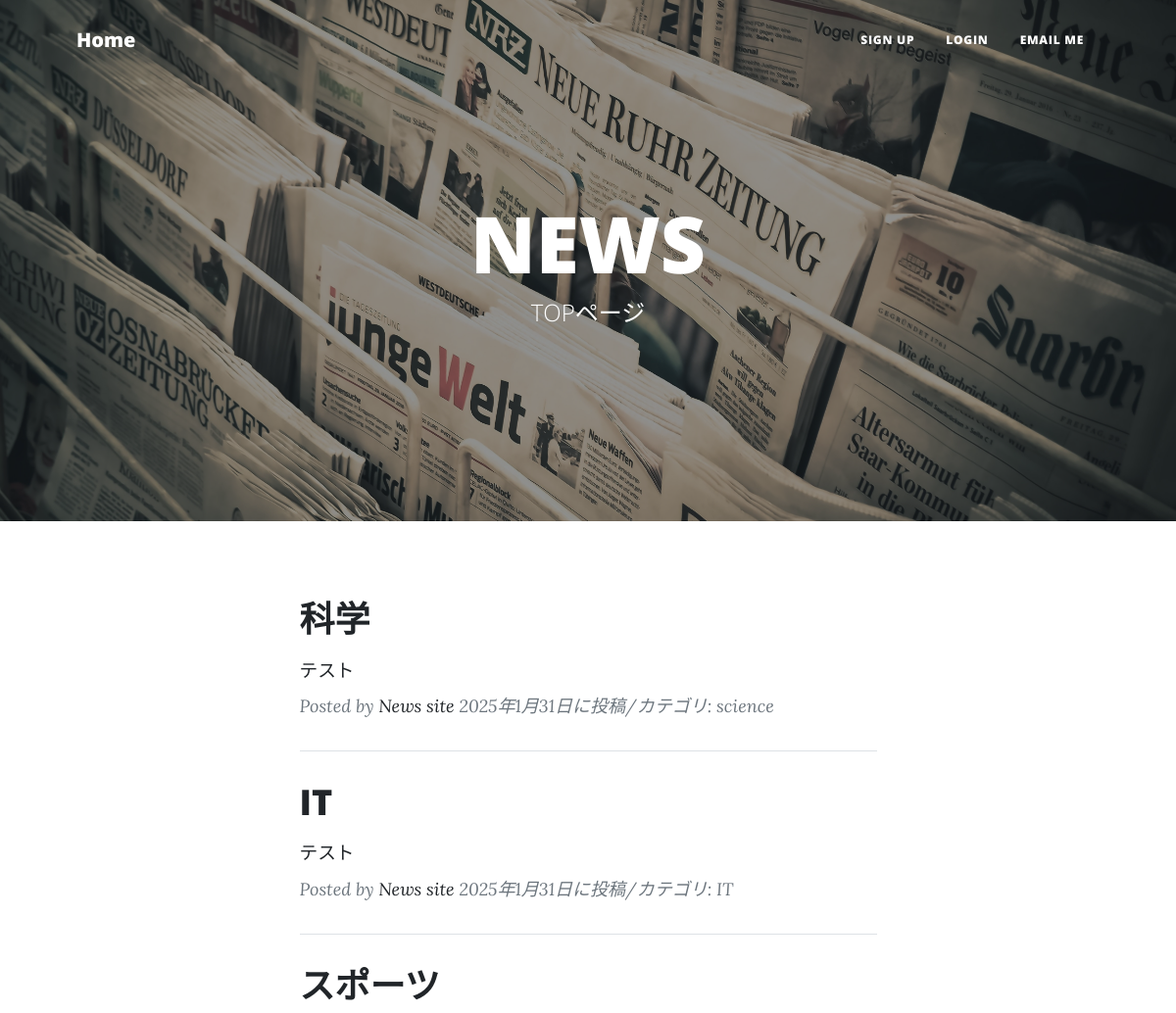
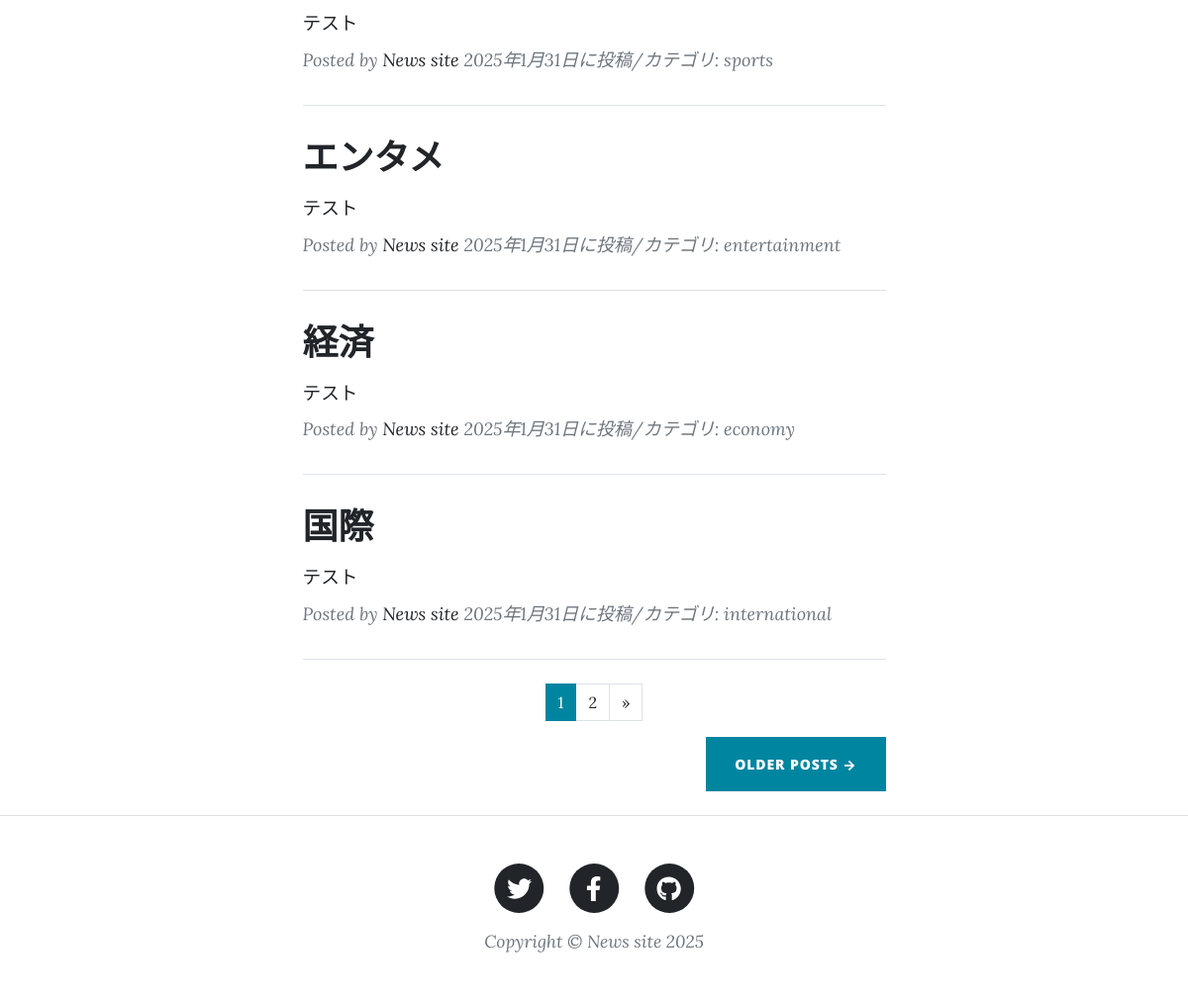
The page / on the database its author committed (2 pictures, top to bottom).
### taskapp/models.py (models this page shows, shortened)
class TaskPost(models.Model):
    CATEGORY = (('science','科学'),
                ('IT','IT'),
                ('sports','スポーツ'),
                ('entertainment','エンタメ'),
                ('economy','経済'),
                ('international','国際'),
                ('domestic','国内'),
            )
    title = models.CharField(
        verbose_name='タイトル',
        max_length=200
    )
    content = models.TextField(
        verbose_name='本文'
    )
    posted_at = models.DateField(
        verbose_name='投稿日時',
        auto_now_add=True
    )
    category = models.CharField(
        verbose_name='カテゴリ',
        max_length=50,
        choices=CATEGORY
    )

### taskapp/views.py (the view)
# urls.py: path('',views.IndexView.as_view(), name='index'),
class IndexView(ListView):
    template_name = 'index.html'
    context_object_name= 'orderby_records'
    queryset = TaskPost.objects.order_by('-posted_at')
    paginate_by = 6

### taskapp/templates/index.html (shortened to what this page needs)
{% extends 'base.html' %}
{% load static %}
{% block header %}
        <header class="masthead" style="background-image: url({% static 'assets/img/Home.jpg' %})">
            <div class="container position-relative px-4 px-lg-5">
                <div class="row gx-4 gx-lg-5 justify-content-center">
                    <div class="col-md-10 col-lg-8 col-xl-7">
                        <div class="site-heading">
                            <h1>NEWS
                            </h1>
                            <span class="subheading">TOPページ</span>
                        </div>
                    </div>
                </div>
            </div>
        </header>
        {% endblock %}
        {% block contents %}
        <div class="container px-4 px-lg-5">
            <div class="row gx-4 gx-lg-5 justify-content-center">
                <div class="col-md-10 col-lg-8 col-xl-7">
                    {% for record in orderby_records %}
                    <div class="post-preview">
                        <a href="{% url 'taskapp:task_detail' record.pk %}">
                            <h2 class="post-title">{{record.title}}</h2>
                            <h3 class="post-subtitle">
                                <span style="font-size: 14pt">
                                    {{record.content|truncatechars:50}}
                                </span>
                            </h3>
                        </a>
                        <p class="post-meta">
                            Posted by
                            <a href="#!">News site</a>
                            {{record.posted_at}}に投稿/カテゴリ:
                            {{record.category}}
                        </p>
                    </div>
                    <hr class="my-4" />
                    {% endfor %}
                    {% include "pagination.html" %}
                    <div class="d-flex justify-content-end mb-4"><a class="btn btn-primary text-uppercase" href="#!">Older Posts →</a></div>
                </div>
            </div>
        </div>
        {% endblock %}

### taskapp/templates/base.html (shortened to what this page needs)
{% load static %}
<!DOCTYPE html>
<html lang="ja">
    <head>
        <link href={% static 'css/styles.css'%} rel="stylesheet"  />
    </head>
    <body>
        <nav class="navbar navbar-expand-lg navbar-light" id="mainNav">
            <div class="container px-4 px-lg-5">
                <a class="navbar-brand" href={% url 'taskapp:index' %}>Home</a>
                <div class="collapse navbar-collapse" id="navbarResponsive">
                    <ul class="navbar-nav ms-auto py-4 py-lg-0">
                    {% if user.is_authenticated %}
                        <li class="nav-item"><a class="nav-link px-lg-3 py-3 py-lg-4" href="{% url 'taskapp:science_list' %}">SCIENCE</a></li>
                        <li class="nav-item"><a class="nav-link px-lg-3 py-3 py-lg-4" href="{% url 'taskapp:sports_list' %}">SPORTS</a></li>
                        <li class="nav-item"><a class="nav-link px-lg-3 py-3 py-lg-4" href="{% url 'taskapp:IT_list' %}">IT</a></li>
                        <li class="nav-item"><a class="nav-link px-lg-3 py-3 py-lg-4" href="{% url 'taskapp:international_list' %}">INTERNATIONAL</a></li>
                        <li class="nav-item"><a class="nav-link px-lg-3 py-3 py-lg-4" href="{% url 'taskapp:entertainment_list' %}">ENTERTAINMENT</a></li>
                        <li class="nav-item"><a class="nav-link px-lg-3 py-3 py-lg-4" href="{% url 'taskapp:economy_list' %}">ECONOMY</a></li>
                        <li class="nav-item"><a class="nav-link px-lg-3 py-3 py-lg-4" href="{% url 'taskapp:domestic_list' %}">DOMESTIC</a></li>
                        <li class="nav-item"><a class="nav-link px-lg-3 py-3 py-lg-4" href="{% url 'taskapp:contact' %}">CONTACT</a></li>
                        <li class="nav-item"><a class="nav-link px-lg-3 py-3 py-lg-4" href="{% url 'account:logout' %}">logout</a></li>
                        </a></li>
                        {% else %}
                        <li class="nav-item"><a class="nav-link px-lg-3 py-3 py-lg-4" href="{% url 'account:signup' %}">sign up</a></li>
                        <li class="nav-item"><a class="nav-link px-lg-3 py-3 py-lg-4" href="{% url 'account:login' %}">login</a></li>
                        <li class="nav-item"><a class="nav-link px-lg-3 py-3 py-lg-4" href="mailto:admin@example.com">Email Me</a></li>
                            {% endif %}
                    </ul>
                </div>
            </div>
        </nav>
        {% block header %}{% endblock %}
        {% block contents %}{% endblock %}
        <footer class="border-top">
            <div class="container px-4 px-lg-5">
                <div class="row gx-4 gx-lg-5 justify-content-center">
                    <div class="col-md-10 col-lg-8 col-xl-7">
                        <ul class="list-inline text-center">
                            <li class="list-inline-item">
                                <a href="https://twitter.com/?lang=ja">
                                    <span class="fa-stack fa-lg">
                                        <i class="fas fa-circle fa-stack-2x"></i>
                                        <i class="fab fa-twitter fa-stack-1x fa-inverse"></i>
                                    </span>
                                </a>
                            </li>
                            <li class="list-inline-item">
                                <a href="https://www.facebook.com/?locale=ja_JP">
                                    <span class="fa-stack fa-lg">
                                        <i class="fas fa-circle fa-stack-2x"></i>
                                        <i class="fab fa-facebook-f fa-stack-1x fa-inverse"></i>
                                    </span>
                                </a>
                            </li>
                            <li class="list-inline-item">
                                <a href="https://github.co.jp/">
                                    <span class="fa-stack fa-lg">
                                        <i class="fas fa-circle fa-stack-2x"></i>
                                        <i class="fab fa-github fa-stack-1x fa-inverse"></i>
                                    </span>
                                </a>
                            </li>
                        </ul>
                        <div class="small text-center text-muted fst-italic">Copyright &copy; News site 2025</div>
                    </div>
                </div>
            </div>
        </footer>
    </body>
</html>

### taskapp/templates/pagination.html (shortened to what this page needs)
<ul class="pagination" style="justify-content:center">
    {% for num in page_obj.paginator.page_range %}
    {% if page_obj.number == num %}
    <li class="page-item active">
        <span class="page-link">{{ num }}</span>
    </li>
    {% else %}
    <li class="page-item">
        <a class="page-link" href="?page={{ num }}">{{ num }}</a>
    </li>
    {% endif %}
    {% endfor %}
    {% if page_obj.has_next %}
    <li class="page-item">
        <a class="page-link" href="?page={{ page_obj.next_page_number }}" aria-label="Next">
            <span aria-hidden="true">&raquo;</span>
        </a>
    </li>
    {% endif %}
</ul>

### rows shown on the page
TaskPost: title "科学", content "テスト", posted_at "2025年1月31日", category "science"
TaskPost: title "IT", content "テスト", posted_at "2025年1月31日", category "IT"
TaskPost: title "スポーツ", content "テスト", posted_at "2025年1月31日", category "sports"
TaskPost: title "エンタメ", content "テスト", posted_at "2025年1月31日", category "entertainment"
TaskPost: title "経済", content "テスト", posted_at "2025年1月31日", category "economy"
TaskPost: title "国際", content "テスト", posted_at "2025年1月31日", category "international"

### other values the page prints
{{ num }} "1"
{{ num }} "2"
